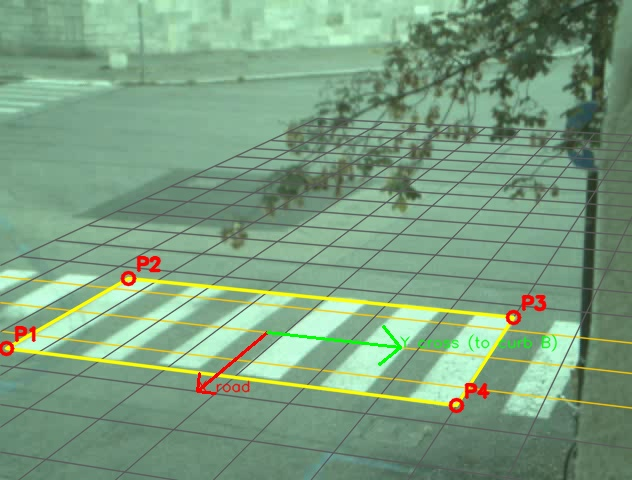
#> input picture configs/site_calibration.jpg, 632 x 480 px
$ python -i calibration.py   (imports and definitions only)
#> lines starting #> are read from the running program, lines starting #| are printed output that depends on the picture; after the words box and inside, x2 and y2 are one past the last pixel; in counts of white or black regions, pixels touching at a corner belong together
#> further down, picture is the input picture: shape (480, 632, 3); mean B, G, R 127.9, 158.5, 123.2
"""Calibration helpers: zebra-stripe auto-detection, corner ordering, config update.

Zebra crossings are a free calibration target: the stripes are a standard size (in Italy 50 cm wide, parallel to
the road axis), so the four outer corners of the stripe block give the image->ground homography and, through
Zhang's constraints, even the camera focal length, height and tilt - no checkerboard, no ladder.
"""
from __future__ import annotations

import math

import cv2
import numpy as np


def detect_stripes(frame, min_area_frac=0.0004, max_area_frac=0.08):
    """Find bright, elongated quadrilateral blobs (zebra stripes). Returns list of dicts sorted by image y."""
#> called with min_area_frac = 0.0004, max_area_frac = 0.08
    h, w = frame.shape[:2]
#> h = 480; w = 632
    gray = cv2.cvtColor(frame, cv2.COLOR_BGR2GRAY)
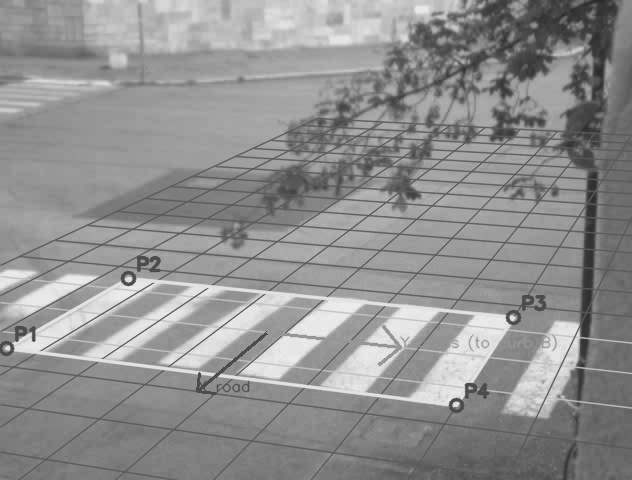
#> gray: shape (480, 632); min 40, max 240, mean 144.4
    gray = cv2.GaussianBlur(gray, (5, 5), 0)
    # white paint is much brighter than asphalt: top-hat + Otsu is robust to illumination gradients
    k = max(15, (min(h, w) // 12) | 1)
#> k = 41
    tophat = cv2.morphologyEx(gray, cv2.MORPH_TOPHAT, cv2.getStructuringElement(cv2.MORPH_RECT, (k, k)))
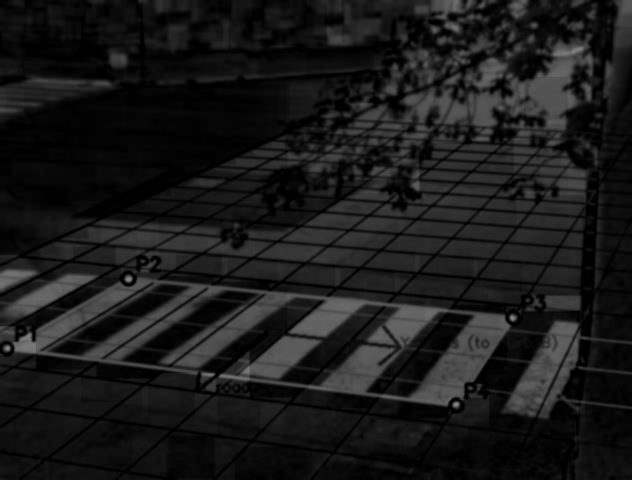
#> tophat: shape (480, 632); min 0, max 137, mean 25.5
    _, bw = cv2.threshold(tophat, 0, 255, cv2.THRESH_BINARY + cv2.THRESH_OTSU)
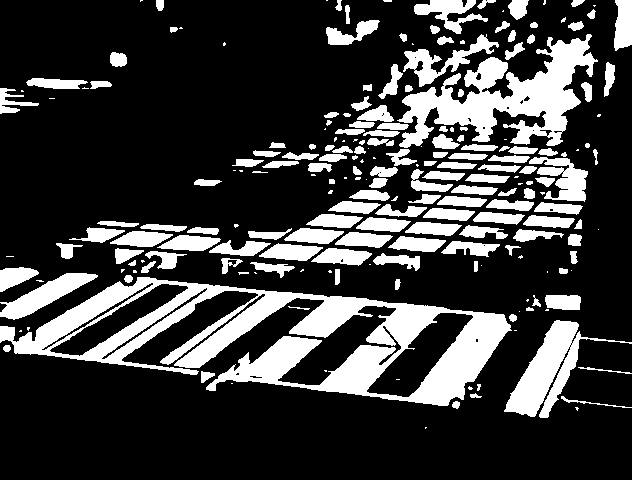
#> bw: shape (480, 632); 23.8% white; 217 white regions (65 under 20 px), largest, box (x1, y1, x2, y2) and area: (0, 277, 512, 406) 23380, (397, 34, 598, 148) 9328, (504, 320, 632, 418) 3872
    bw = cv2.morphologyEx(bw, cv2.MORPH_OPEN, np.ones((3, 3), np.uint8))
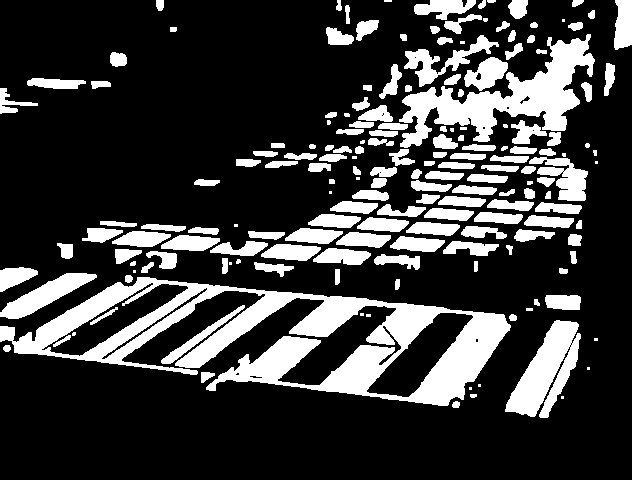
#> bw: shape (480, 632); 23.1% white; 180 white regions (24 under 20 px)
    cnts, _ = cv2.findContours(bw, cv2.RETR_EXTERNAL, cv2.CHAIN_APPROX_SIMPLE)
#> cnts = 177 contours, 35 with area under 20; largest, box (x1, y1, x2, y2) and area: (0, 277, 511, 406) 28080, (399, 34, 595, 148) 7176, (505, 320, 581, 418) 3565, (0, 273, 97, 319) 1580, (404, 35, 499, 87) 1166
    out = []
    for c in cnts:
        a = cv2.contourArea(c)
        if not (min_area_frac * w * h <= a <= max_area_frac * w * h):
            continue
        rect = cv2.minAreaRect(c)
        (cx, cy), (rw, rh), ang = rect
        if min(rw, rh) < 2:
            continue
        elong = max(rw, rh) / min(rw, rh)
        fill = a / max(rw * rh, 1)
        if elong < 2.0 or fill < 0.6:
            continue
        box = cv2.boxPoints(rect)
        # long-axis direction
        if rw >= rh:
            theta = math.radians(ang)
        else:
            theta = math.radians(ang + 90)
        out.append({"center": (cx, cy), "box": box, "area": a, "theta": theta % math.pi, "elong": elong,
                    "length": max(rw, rh), "width": min(rw, rh)})
#> this loop made 177 passes
#> (a, cx, cy, rw, rh, ang, elong, fill) on passes 17, 41, 47, 48, 51: (444, 562.5, 302, 14, 35, -90, 2.5, 0.906), (446.5, 470.5, 248.2, 13.01, 54.66, -86.53, 4.2, 0.628), (196, 265.9, 235.1, 7.33, 36.08, -88.09, 4.92, 0.741), (588, 141, 238.5, 15, 58, -90, 3.87, 0.676), (349, 102, 235, 14, 40, -90, 2.86, 0.623)
#> (a, cx, cy, rw, rh, ang, elong, fill) on passes 10, 15, 21, 25, 37, 39: (3565, 547.9, 370.5, 112, 43.48, -61.63, 2.58, 0.732), (580.5, 202.4, 333.4, 100.6, 9.2, -36.87, 10.93, 0.627), (1580.5, 46.74, 293.2, 104, 20.22, -28.22, 5.14, 0.752), (532, 15.24, 273.9, 41.98, 19.91, -24.78, 2.11, 0.637), (628.5, 341.6, 256, 15.23, 56.61, -86.19, 3.72, 0.729), (666, 290.5, 251.7, 15.34, 58.44, -85.6, 3.81, 0.743)
#> after the loop, out = 51 items
    return out


def _angle_diff(a, b):
    return abs(math.degrees(math.atan2(math.sin(2 * (a - b)), math.cos(2 * (a - b)))) / 2)


# [87 lines left out: functions group_zebra, zebra_corners, auto_calibrate, not called in this run]


def estimate_length(n_stripes, stripe_w=0.5, gap=0.5):
    """Painted block length (curb to curb, approx.) from the stripe count."""
    return n_stripes * stripe_w + (n_stripes - 1) * gap


# [37 lines left out: function draw_calibration, not called in this run]

>>> import cv2
>>> picture = cv2.imread('../configs/site_calibration.jpg')
>>> result = detect_stripes(picture)
#> result = 51 items
